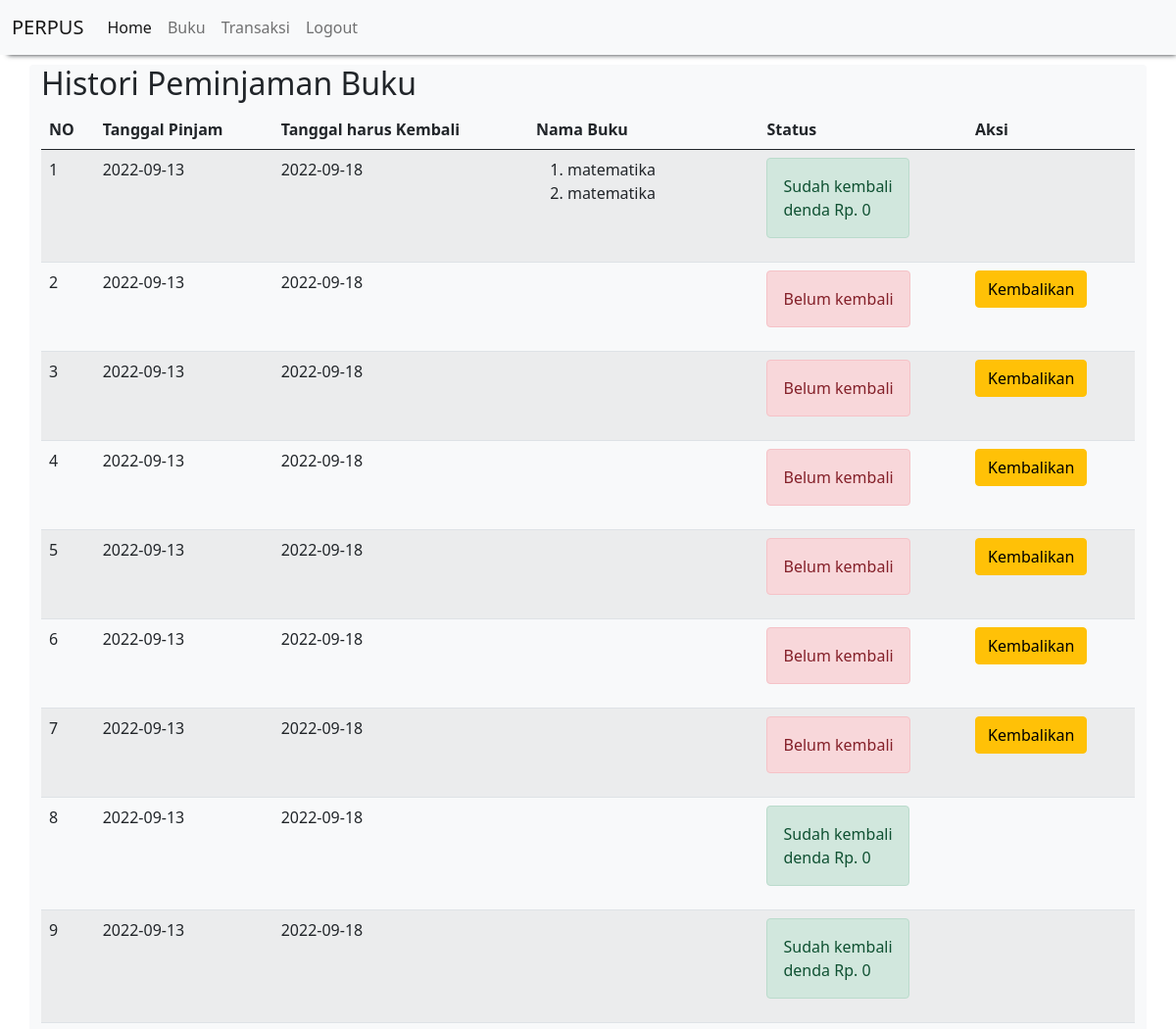
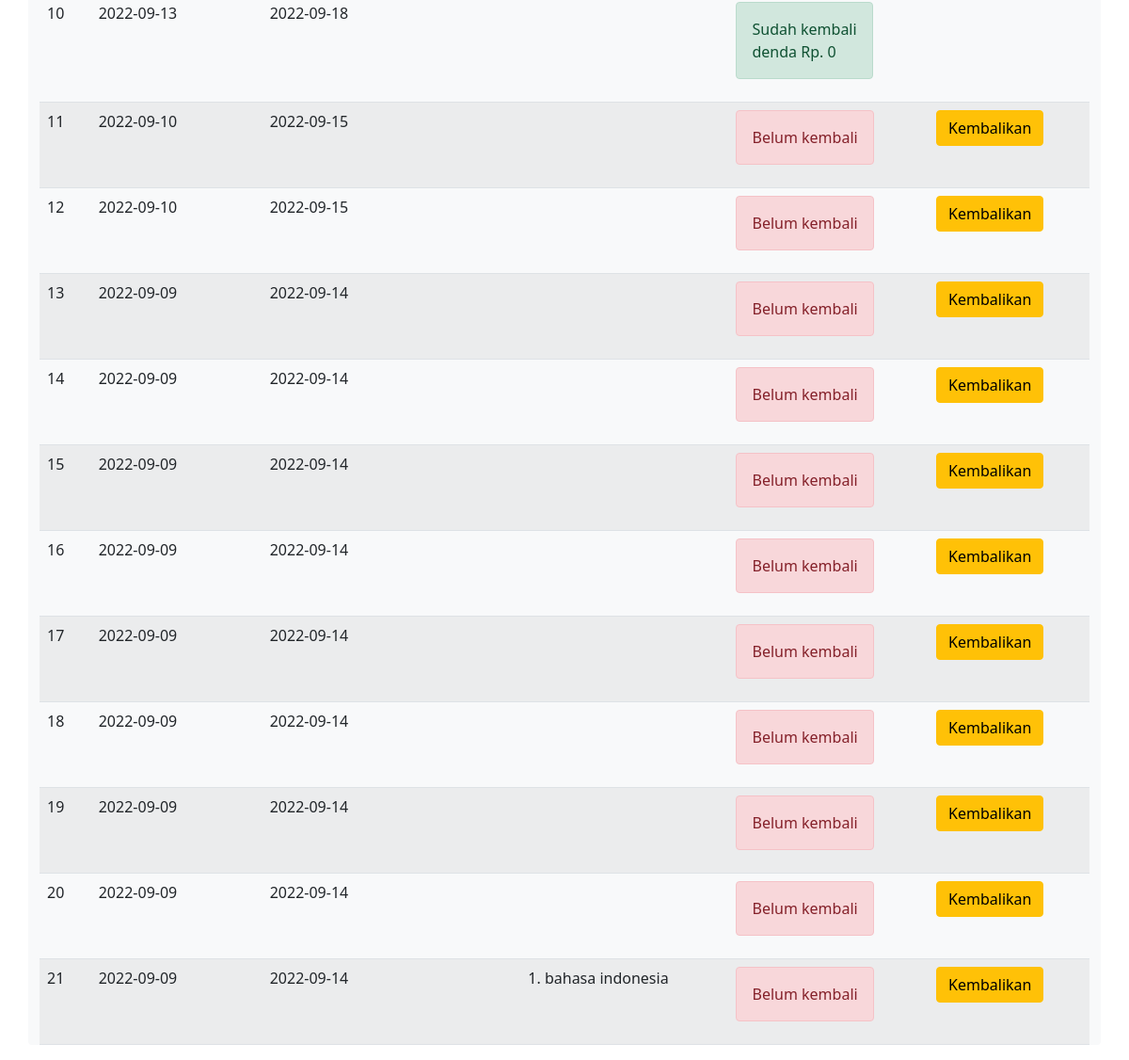
/histori_peminjaman.php (signed in), run on the app's committed database (2 pictures, top to bottom).
### tables this page shows
CREATE TABLE `peminjaman_buku` (
  `id_peminjaman_buku` int(11) NOT NULL,
  `id_siswa` int(11) NOT NULL,
  `tanggal_pinjam` date NOT NULL,
  `tanggal_kembali` date NOT NULL
);

CREATE TABLE `detail_peminjaman_buku` (
  `id_detail_peminjaman_buku` int(11) NOT NULL,
  `id_peminjaman_buku` int(11) NOT NULL,
  `id_buku` int(11) NOT NULL,
  `qty` int(11) NOT NULL
);

CREATE TABLE `buku` (
  `id_buku` int(11) NOT NULL,
  `nama_buku` varchar(255) NOT NULL,
  `deskripsi` text NOT NULL,
  `foto` blob NOT NULL
);

CREATE TABLE `pengembalian_buku` (
  `id_pengembalian_buku` int(11) NOT NULL,
  `id_peminjaman_buku` int(11) NOT NULL,
  `tanggal_pengembalian` date NOT NULL,
  `denda` int(11) NOT NULL
);

### histori_peminjaman.php (the view)
<?php
    include "header.php";
?>
<h2>Histori Peminjaman Buku</h2>
<table class="table table-hover table-striped">
    <thead>
        <th>NO</th><th>Tanggal Pinjam</th><th>Tanggal harus Kembali</th><th>Nama Buku</th><th>Status</th><th>Aksi</th>
    </thead>
    <tbody>
        <?php
        include "koneksi.php";
        $qry_histori=mysqli_query($conn,"select * from peminjaman_buku order by id_peminjaman_buku desc");
        $no=0;
        while($dt_histori=mysqli_fetch_array($qry_histori)){
            $no++;
            $buku_dipinjam="<ol>";
            $qry_buku=mysqli_query($conn,"select * from  detail_peminjaman_buku join buku on buku.id_buku=detail_peminjaman_buku.id_buku where id_peminjaman_buku = '".$dt_histori['id_peminjaman_buku']."'");
            while($dt_buku=mysqli_fetch_array($qry_buku)){
                $buku_dipinjam.="<li>".$dt_buku['nama_buku']."</li>";
            }
            $buku_dipinjam.="</ol>";
            $qry_cek_kembali=mysqli_query($conn,"select * from pengembalian_buku where id_peminjaman_buku = '".$dt_histori['id_peminjaman_buku']."'");
            if(mysqli_num_rows($qry_cek_kembali)>0){
                $dt_kembali=mysqli_fetch_array($qry_cek_kembali);
                $denda="denda Rp. ".$dt_kembali['denda'];
                $status_kembali="<label class='alert alert-success'>Sudah kembali <br>".$denda."</label>";
                $button_kembali="";
            } else {
                $status_kembali="<label class='alert alert-danger'>Belum kembali</label>";
                $button_kembali="<a href='kembali.php?id=".$dt_histori['id_peminjaman_buku']."' class='btn btn-warning' onclick='return confirm(\"hello\")'>Kembalikan</a>";
            }
        ?>
            <tr>
                <td><?=$no?></td><td><?=$dt_histori['tanggal_pinjam']?></td><td><?=$dt_histori['tanggal_kembali']?></td><td><?=$buku_dipinjam?></td><td><?=$status_kembali?></td><td><?=$button_kembali?></td>
            </tr>
        <?php
        }
        ?>
    </tbody>
</table>
<?php
    include "footer.php";
?>

### data on the page
peminjaman_buku: tanggal_pinjam "2022-09-13", tanggal_kembali "2022-09-18", pengembalian_buku.denda "denda Rp. 0"
detail_peminjaman_buku: id_buku.nama_buku "matematika"
detail_peminjaman_buku: id_buku.nama_buku "matematika"
peminjaman_buku: tanggal_pinjam "2022-09-13", tanggal_kembali "2022-09-18", shows "Belum kembali"
peminjaman_buku: tanggal_pinjam "2022-09-13", tanggal_kembali "2022-09-18", shows "Belum kembali"
peminjaman_buku: tanggal_pinjam "2022-09-13", tanggal_kembali "2022-09-18", shows "Belum kembali"
peminjaman_buku: tanggal_pinjam "2022-09-13", tanggal_kembali "2022-09-18", shows "Belum kembali"
peminjaman_buku: tanggal_pinjam "2022-09-13", tanggal_kembali "2022-09-18", shows "Belum kembali"
peminjaman_buku: tanggal_pinjam "2022-09-13", tanggal_kembali "2022-09-18", shows "Belum kembali"
peminjaman_buku: tanggal_pinjam "2022-09-13", tanggal_kembali "2022-09-18", pengembalian_buku.denda "denda Rp. 0"
peminjaman_buku: tanggal_pinjam "2022-09-13", tanggal_kembali "2022-09-18", pengembalian_buku.denda "denda Rp. 0"
peminjaman_buku: tanggal_pinjam "2022-09-13", tanggal_kembali "2022-09-18", pengembalian_buku.denda "denda Rp. 0"
peminjaman_buku: tanggal_pinjam "2022-09-10", tanggal_kembali "2022-09-15", shows "Belum kembali"
peminjaman_buku: tanggal_pinjam "2022-09-10", tanggal_kembali "2022-09-15", shows "Belum kembali"
peminjaman_buku: tanggal_pinjam "2022-09-09", tanggal_kembali "2022-09-14", shows "Belum kembali"
peminjaman_buku: tanggal_pinjam "2022-09-09", tanggal_kembali "2022-09-14", shows "Belum kembali"
peminjaman_buku: tanggal_pinjam "2022-09-09", tanggal_kembali "2022-09-14", shows "Belum kembali"
peminjaman_buku: tanggal_pinjam "2022-09-09", tanggal_kembali "2022-09-14", shows "Belum kembali"
peminjaman_buku: tanggal_pinjam "2022-09-09", tanggal_kembali "2022-09-14", shows "Belum kembali"
peminjaman_buku: tanggal_pinjam "2022-09-09", tanggal_kembali "2022-09-14", shows "Belum kembali"
peminjaman_buku: tanggal_pinjam "2022-09-09", tanggal_kembali "2022-09-14", shows "Belum kembali"
peminjaman_buku: tanggal_pinjam "2022-09-09", tanggal_kembali "2022-09-14", shows "Belum kembali"
peminjaman_buku: tanggal_pinjam "2022-09-09", tanggal_kembali "2022-09-14", shows "Belum kembali"
detail_peminjaman_buku: id_buku.nama_buku "bahasa indonesia"
